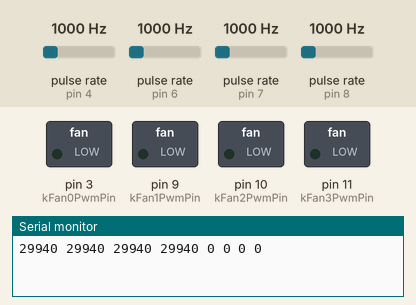
Bench run of a sketch on a simulated Arduino Uno, built with avr-gcc and run on an emulated ATmega328P. Shown: switched loads named in the sketch (green lamp = pin HIGH), the last lines printed to the serial monitor. Wiring (inferred from the names in the program): 4 × pulse sensor: data pin 4 / data pin 6 / data pin 7 / data pin 8. The test bench sets the inputs (shaded band); at power-on: pulse rate (sensors on pin 4, pin 6, pin 7, pin 8) 1000 Hz.

Above: at 0.1 s.
At 2.4 s:
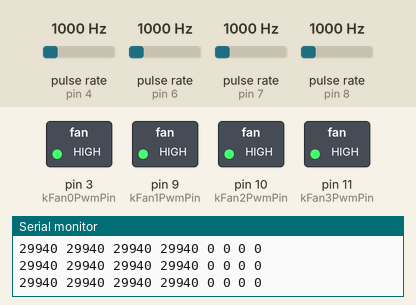
Timing chart, 0 to 3.9 s (numbered marks = the images above):
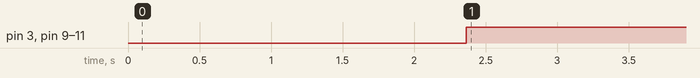

Measured:
- by itself, pin 3 (kFan0PwmPin), pin 9 (kFan1PwmPin), pin 10 (kFan2PwmPin), pin 11 (kFan3PwmPin): LOW → HIGH at 2.4 s

The sketch:

fan_controller.ino
```cpp
// (licence header left out)
#include <EEPROM.h>

const int kFan0PwmPin = 3;
const int kFan1PwmPin = 9;
const int kFan2PwmPin = 10;
const int kFan3PwmPin = 11;

const int kFan0RpmPin = 4;
const int kFan1RpmPin = 6;
const int kFan2RpmPin = 7;
const int kFan3RpmPin = 8;

void setup() {
  Serial.begin(19200);

  pinMode(kFan0RpmPin, INPUT_PULLUP);
  pinMode(kFan1RpmPin, INPUT_PULLUP);
  pinMode(kFan2RpmPin, INPUT_PULLUP);
  pinMode(kFan3RpmPin, INPUT_PULLUP);
}

void emptySerialBuffer() {
  while (Serial.available() > 0) {
    Serial.read();
  }
}

// Returns 1 if command is intercepted
//         0 otherwise
int ReadSerial(int* buffer, const unsigned int length) {
  while (Serial.available() > 0) {
    if (Serial.read() == 'c') {
      Serial.setTimeout(100);
      int i;
      for (i = 0; i < length; ++i) {
        buffer[i] = Serial.parseInt();
      }

      // We want to respond quickly to duty cycle commands
      // So if there is a long queue of such commands, we
      // discard the old ones
      emptySerialBuffer();
      return 1;
    }
  }

  return 0;
}

// This affects the minimum measurable RPM
// Non-rotating fans will cause twice this much delay per reading
const unsigned long kPwmReadTimeout = 300000;

unsigned long ReadRpm(const int pin) {
  digitalWrite(pin, HIGH);
  delay(5);

  // Intel compliant PWM fans generate 2 pulses per cycle
  const unsigned long period_width = 60000000/2;
  unsigned long cycle_width = pulseIn(pin, LOW, kPwmReadTimeout) + pulseIn(pin, HIGH, kPwmReadTimeout);

  if (cycle_width == 0) {
    return 0;
  }

  return period_width / cycle_width;
}

int dutycycle_command_age = 0;
int fan_0_dutycycle;
int fan_1_dutycycle;
int fan_2_dutycycle;
int fan_3_dutycycle;

void loop() {
  dutycycle_command_age += 1;

  const int kCommandLength = 5;
  int command[kCommandLength];

  const int kCommandSetDutycycle = 1;
  const int kCommandSetDefaultDutycycle = 2;

  unsigned int rpm0, rpm1, rpm2, rpm3;

  rpm0 = ReadRpm(kFan0RpmPin);
  rpm1 = ReadRpm(kFan1RpmPin);
  rpm2 = ReadRpm(kFan2RpmPin);
  rpm3 = ReadRpm(kFan3RpmPin);

  Serial.print(rpm0);
  Serial.print(" ");
  Serial.print(rpm1);
  Serial.print(" ");
  Serial.print(rpm2);
  Serial.print(" ");
  Serial.print(rpm3);
  Serial.print(" ");
  Serial.print(fan_0_dutycycle);
  Serial.print(" ");
  Serial.print(fan_1_dutycycle);
  Serial.print(" ");
  Serial.print(fan_2_dutycycle);
  Serial.print(" ");
  Serial.println(fan_3_dutycycle);

  if (ReadSerial(command, kCommandLength)) {
    switch (command[0]) {
      case kCommandSetDutycycle:
        dutycycle_command_age = 0;
        fan_0_dutycycle = command[1];
        fan_1_dutycycle = command[2];
        fan_2_dutycycle = command[3];
        fan_3_dutycycle = command[4];
        break;

      case kCommandSetDefaultDutycycle:
        EEPROM.write(0, command[1]);
        EEPROM.write(1, command[2]);
        EEPROM.write(2, command[3]);
        EEPROM.write(3, command[4]);
        break;
    }
  }

  if (dutycycle_command_age > 10) {
    fan_0_dutycycle = EEPROM.read(0);
    fan_1_dutycycle = EEPROM.read(1);
    fan_2_dutycycle = EEPROM.read(2);
    fan_3_dutycycle = EEPROM.read(3);
  }

  analogWrite(kFan0PwmPin, fan_0_dutycycle);
  analogWrite(kFan1PwmPin, fan_1_dutycycle);
  analogWrite(kFan2PwmPin, fan_2_dutycycle);
  analogWrite(kFan3PwmPin, fan_3_dutycycle);

  delay(200);
}
```
